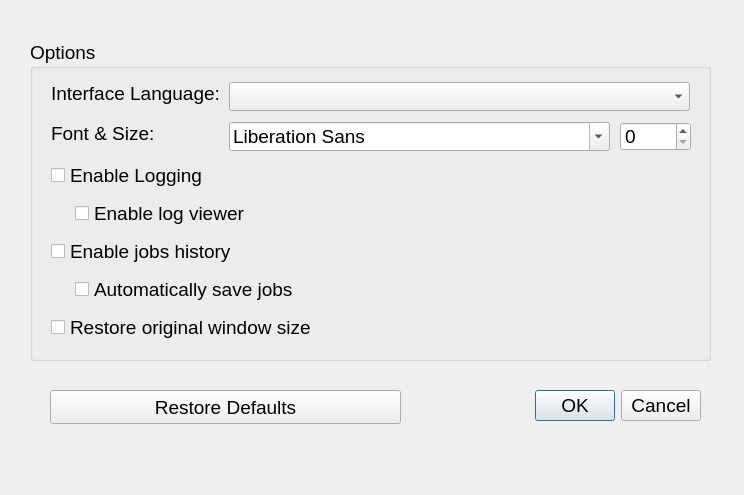
<?xml version="1.0" encoding="UTF-8"?>
<ui version="4.0">
 <class>PreferencesDialog</class>
 <widget class="QDialog" name="PreferencesDialog">
  <property name="geometry">
   <rect>
    <x>0</x>
    <y>0</y>
    <width>744</width>
    <height>495</height>
   </rect>
  </property>
  <property name="font">
   <font>
    <pointsize>14</pointsize>
   </font>
  </property>
  <property name="contextMenuPolicy">
   <enum>Qt::DefaultContextMenu</enum>
  </property>
  <property name="windowTitle">
   <string>Preferences</string>
  </property>
  <widget class="QDialogButtonBox" name="btnBox">
   <property name="geometry">
    <rect>
     <x>460</x>
     <y>390</y>
     <width>241</width>
     <height>32</height>
    </rect>
   </property>
   <property name="orientation">
    <enum>Qt::Horizontal</enum>
   </property>
   <property name="standardButtons">
    <set>QDialogButtonBox::Cancel|QDialogButtonBox::Ok</set>
   </property>
  </widget>
  <widget class="QGroupBox" name="grpBox">
   <property name="geometry">
    <rect>
     <x>30</x>
     <y>40</y>
     <width>681</width>
     <height>321</height>
    </rect>
   </property>
   <property name="title">
    <string>Options</string>
   </property>
   <widget class="QLabel" name="lblInterfaceLanguage">
    <property name="geometry">
     <rect>
      <x>21</x>
      <y>42</y>
      <width>172</width>
      <height>23</height>
     </rect>
    </property>
    <property name="text">
     <string>Interface Language:</string>
    </property>
   </widget>
   <widget class="QFontComboBox" name="fcmbBoxFontFamily">
    <property name="geometry">
     <rect>
      <x>199</x>
      <y>82</y>
      <width>381</width>
      <height>29</height>
     </rect>
    </property>
   </widget>
   <widget class="QCheckBox" name="chkBoxRestoreWindowSize">
    <property name="geometry">
     <rect>
      <x>21</x>
      <y>274</y>
      <width>641</width>
      <height>27</height>
     </rect>
    </property>
    <property name="text">
     <string>Restore original window size</string>
    </property>
   </widget>
   <widget class="QLabel" name="label">
    <property name="geometry">
     <rect>
      <x>203</x>
      <y>46</y>
      <width>16</width>
      <height>23</height>
     </rect>
    </property>
    <property name="text">
     <string/>
    </property>
   </widget>
   <widget class="QCheckBox" name="chkBoxEnableLogging">
    <property name="geometry">
     <rect>
      <x>21</x>
      <y>122</y>
      <width>641</width>
      <height>27</height>
     </rect>
    </property>
    <property name="text">
     <string>Enable Logging</string>
    </property>
   </widget>
   <widget class="QLabel" name="lblFontAndSize">
    <property name="geometry">
     <rect>
      <x>21</x>
      <y>82</y>
      <width>102</width>
      <height>23</height>
     </rect>
    </property>
    <property name="text">
     <string>Font &amp; Size:</string>
    </property>
   </widget>
   <widget class="QCheckBox" name="chkBoxEnableJobHistory">
    <property name="geometry">
     <rect>
      <x>21</x>
      <y>198</y>
      <width>641</width>
      <height>27</height>
     </rect>
    </property>
    <property name="text">
     <string>Enable jobs history</string>
    </property>
   </widget>
   <widget class="QCheckBox" name="chkBoxEnableLogViewer">
    <property name="geometry">
     <rect>
      <x>45</x>
      <y>160</y>
      <width>611</width>
      <height>27</height>
     </rect>
    </property>
    <property name="baseSize">
     <size>
      <width>0</width>
      <height>0</height>
     </size>
    </property>
    <property name="text">
     <string>Enable log viewer</string>
    </property>
   </widget>
   <widget class="QComboBox" name="cmbBoxInterfaceLanguage">
    <property name="geometry">
     <rect>
      <x>199</x>
      <y>42</y>
      <width>461</width>
      <height>29</height>
     </rect>
    </property>
   </widget>
   <widget class="QSpinBox" name="spinBoxFontSize">
    <property name="geometry">
     <rect>
      <x>590</x>
      <y>82</y>
      <width>71</width>
      <height>29</height>
     </rect>
    </property>
   </widget>
   <widget class="QCheckBox" name="chkBoxAutoSaveJobHistory">
    <property name="geometry">
     <rect>
      <x>45</x>
      <y>236</y>
      <width>611</width>
      <height>27</height>
     </rect>
    </property>
    <property name="baseSize">
     <size>
      <width>0</width>
      <height>0</height>
     </size>
    </property>
    <property name="text">
     <string>Automatically save jobs</string>
    </property>
   </widget>
  </widget>
  <widget class="QPushButton" name="btnRestoreDefaults">
   <property name="geometry">
    <rect>
     <x>50</x>
     <y>390</y>
     <width>351</width>
     <height>34</height>
    </rect>
   </property>
   <property name="text">
    <string>Restore Defaults</string>
   </property>
  </widget>
 </widget>
 <resources/>
 <connections>
  <connection>
   <sender>btnBox</sender>
   <signal>accepted()</signal>
   <receiver>PreferencesDialog</receiver>
   <slot>accept()</slot>
   <hints>
    <hint type="sourcelabel">
     <x>248</x>
     <y>254</y>
    </hint>
    <hint type="destinationlabel">
     <x>157</x>
     <y>274</y>
    </hint>
   </hints>
  </connection>
  <connection>
   <sender>btnBox</sender>
   <signal>rejected()</signal>
   <receiver>PreferencesDialog</receiver>
   <slot>reject()</slot>
   <hints>
    <hint type="sourcelabel">
     <x>316</x>
     <y>260</y>
    </hint>
    <hint type="destinationlabel">
     <x>286</x>
     <y>274</y>
    </hint>
   </hints>
  </connection>
 </connections>
</ui>
